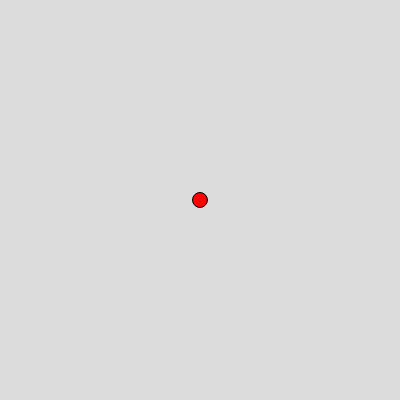
Frame 1 (no input)
Frame 60 (no input): blank canvas, image omitted
Frame 120 (the mouse pressed at the canvas centre since frame 60): blank canvas, image omitted

The p5.js sketch that drew this single still picture (run headless with seeded random() and noise() and a simulated clock; from frame 60 on, the mouse is pressed at the canvas centre):

// p5.js sketch
// ── sketch.js
function setup() {
  createCanvas(400, 400);
}

function draw() {
  background(220);
  fill(ball.colors[0])
  circle(ball.x,ball.y,ball.rad);
  ball.x=ball.x+ball.Xspeed;
  ball.y=ball.y+ball.Yspeed;
}

var ball={
x:200,
y:200,
rad:15,
Xspeed:5,
Yspeed:5,
colors:["red","orange","green","blue"]
}
